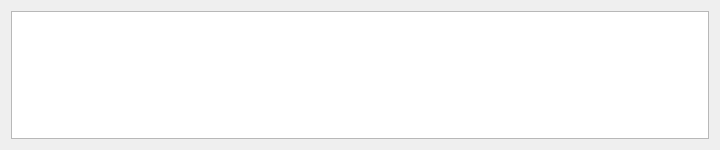
<?xml version="1.0" encoding="UTF-8"?>
<ui version="4.0">
 <class>DebugWindow</class>
 <widget class="QDialog" name="debug_window_">
  <property name="geometry">
   <rect>
    <x>0</x>
    <y>0</y>
    <width>720</width>
    <height>150</height>
   </rect>
  </property>
  <property name="windowTitle">
   <string>Debug Output - use DbgMsg() or qDebug()</string>
  </property>
  <property name="windowIcon">
   <iconset resource="resources.qrc">
    <normaloff>:/Resources/assets/icon_48x48.png</normaloff>:/Resources/assets/icon_48x48.png
   </iconset>
  </property>
  <layout class="QGridLayout" name="grid_layout_">
   <item row="0" column="0">
    <widget class="QPlainTextEdit" name="plain_text_edit_"/>
   </item>
  </layout>
 </widget>
 <resources>
  <include location="resources.qrc"/>
 </resources>
 <connections/>
</ui>
